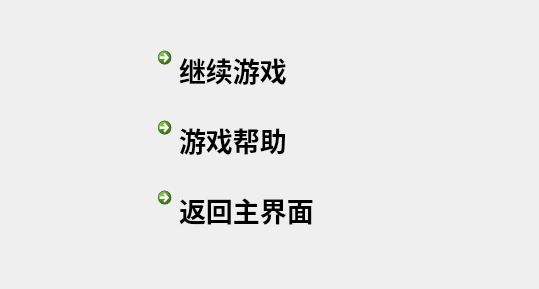
<?xml version="1.0" encoding="UTF-8"?>
<ui version="4.0">
 <class>PausingPage</class>
 <widget class="QWidget" name="PausingPage">
  <property name="geometry">
   <rect>
    <x>0</x>
    <y>0</y>
    <width>539</width>
    <height>289</height>
   </rect>
  </property>
  <property name="windowTitle">
   <string>游戏暂停</string>
  </property>
  <widget class="QCommandLinkButton" name="ContinueButton">
   <property name="geometry">
    <rect>
     <x>150</x>
     <y>40</y>
     <width>201</width>
     <height>61</height>
    </rect>
   </property>
   <property name="font">
    <font>
     <family>微软雅黑</family>
     <pointsize>20</pointsize>
    </font>
   </property>
   <property name="text">
    <string>继续游戏</string>
   </property>
   <property name="icon">
    <iconset resource="images.qrc">
     <normaloff>:/image/images/start.png</normaloff>:/image/images/start.png</iconset>
   </property>
   <property name="iconSize">
    <size>
     <width>40</width>
     <height>40</height>
    </size>
   </property>
  </widget>
  <widget class="QCommandLinkButton" name="HintButton">
   <property name="geometry">
    <rect>
     <x>150</x>
     <y>110</y>
     <width>191</width>
     <height>61</height>
    </rect>
   </property>
   <property name="font">
    <font>
     <family>微软雅黑</family>
     <pointsize>20</pointsize>
    </font>
   </property>
   <property name="autoFillBackground">
    <bool>false</bool>
   </property>
   <property name="text">
    <string>游戏帮助</string>
   </property>
   <property name="icon">
    <iconset resource="images.qrc">
     <normaloff>:/image/images/help.png</normaloff>:/image/images/help.png</iconset>
   </property>
   <property name="iconSize">
    <size>
     <width>40</width>
     <height>40</height>
    </size>
   </property>
  </widget>
  <widget class="QCommandLinkButton" name="HomeButton">
   <property name="geometry">
    <rect>
     <x>150</x>
     <y>180</y>
     <width>231</width>
     <height>61</height>
    </rect>
   </property>
   <property name="font">
    <font>
     <family>微软雅黑</family>
     <pointsize>20</pointsize>
    </font>
   </property>
   <property name="text">
    <string>返回主界面</string>
   </property>
   <property name="icon">
    <iconset resource="images.qrc">
     <normaloff>:/image/images/home.png</normaloff>:/image/images/home.png</iconset>
   </property>
   <property name="iconSize">
    <size>
     <width>40</width>
     <height>40</height>
    </size>
   </property>
  </widget>
 </widget>
 <resources>
  <include location="images.qrc"/>
 </resources>
 <connections/>
</ui>
